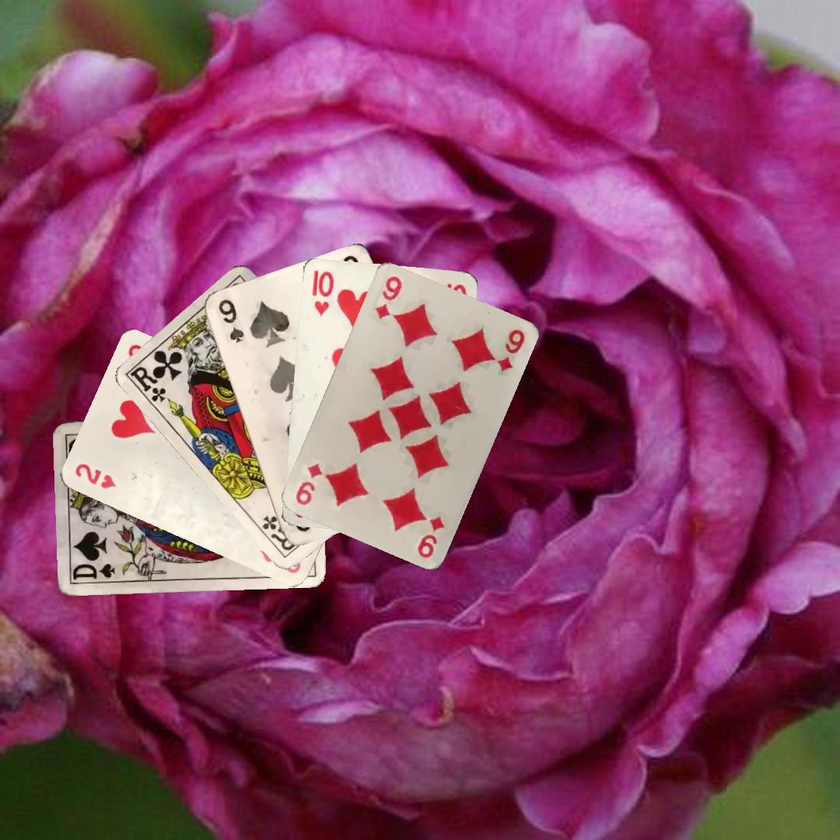
#> input picture Enhacement/Test Images/003743169.png, 840 x 840 px, shrunk from 1080 x 1080 before the run
$ jupyter execute Enhancement.ipynb   (shell and % lines are left out)
#> lines starting #> are read from the running program, lines starting #| are printed output that depends on the picture
[cell 1]
import skimage.io as io

# Show the figures / plots inside the notebook
from skimage.color import rgb2gray,rgb2hsv
import matplotlib.pyplot as plt
import numpy as np
from skimage.util import random_noise
import skimage.restoration as rest
import skimage.filters as filt

from skimage.exposure import histogram
from matplotlib.pyplot import bar

[cell 2]
def show_images(images,titles=None):
    #This function is used to show image(s) with titles by sending an array of images and an array of associated titles.
    # images[0] will be drawn with the title titles[0] if exists
    # You aren't required to understand this function, use it as-is.
    n_ims = len(images)
    if titles is None: titles = ['(%d)' % i for i in range(1,n_ims + 1)]
    fig = plt.figure()
    n = 1
    for image,title in zip(images,titles):
        a = fig.add_subplot(1,n_ims,n)
        if image.ndim == 2:
            plt.gray()
        plt.imshow(image)
        a.set_title(title)
        n += 1
    fig.set_size_inches(np.array(fig.get_size_inches()) * n_ims)
    plt.show()

[cell 3]
# Ex: imread and imshow
cards1 = io.imread('Test Images/003743169.png')
#> cards1 is the input picture: shape (840, 840, 4); mean R, G, B, A 144.6, 70.4, 108.1, 255
cards2 = filt.median(cards1)
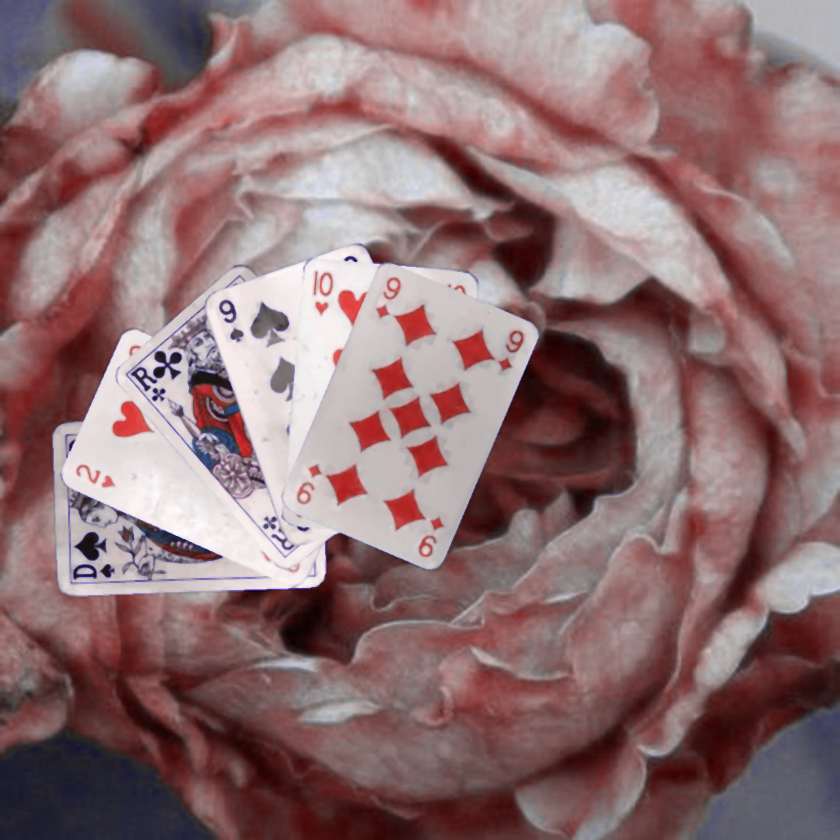
#> cards2: shape (840, 840, 4); mean R, G, B, A 142.6, 112.2, 114, 255
show_images([cards1, cards2])
#> in show_images, `n_ims = len(images)`: n_ims = 2
#> the loop in show_images, `for image,title in zip(images,titles):` made 2 passes
#> (title, n) on passes 1 to 2: ('(1)', 2), ('(2)', 3)
#> after the loop in show_images, `for image,title in zip(images,titles):`: n = 3
#> in show_images, `plt.show()`:
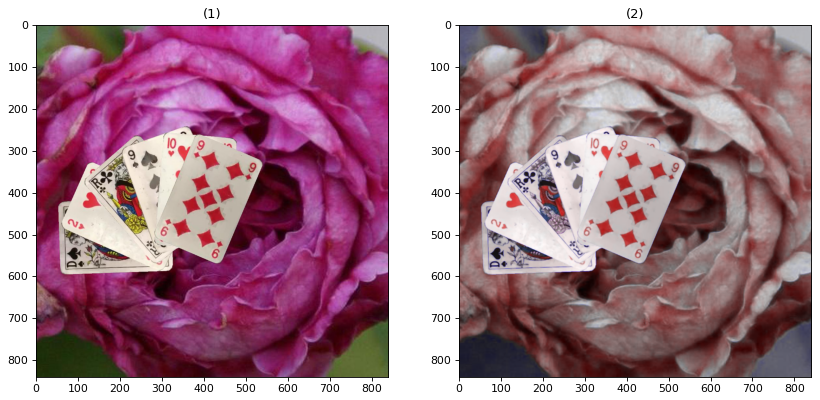
#> figure drawn by matplotlib, 2 panels

$ run again, with Enhacement/Test Images/1-5273287.png copied over Enhacement/Test Images/003743169.png
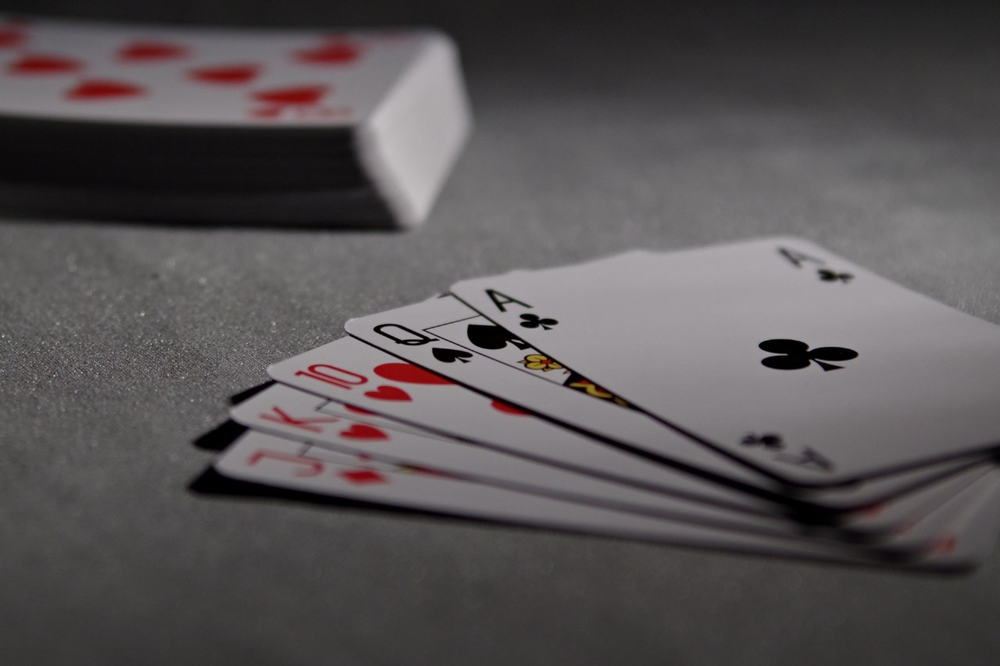
#> input picture Enhacement/Test Images/1-5273287.png, 1000 x 666 px, shrunk from 1280 x 853 before the run
#> cards1 is the input picture: shape (666, 1000, 4); mean R, G, B, A 88.3, 83.8, 85, 255
#> n_ims = 2
#> the loop in show_images, `for image,title in zip(images,titles):` made 2 passes
#> (title, n) on passes 1 to 2: ('(1)', 2), ('(2)', 3)
#> after the loop in show_images, `for image,title in zip(images,titles):`: n = 3
#> in show_images, `plt.show()`:
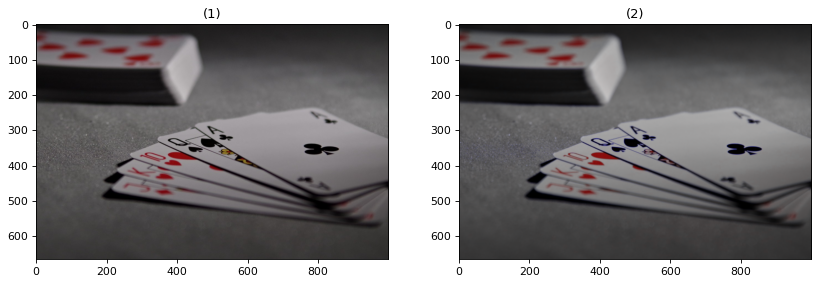
#> figure drawn by matplotlib, 2 panels
